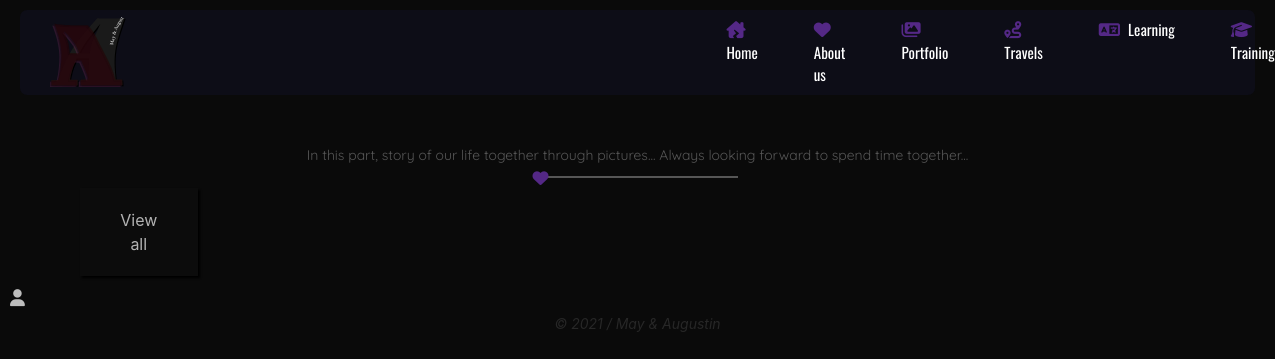
The page /portfolio.php?category=Meals on the database as committed earlier.
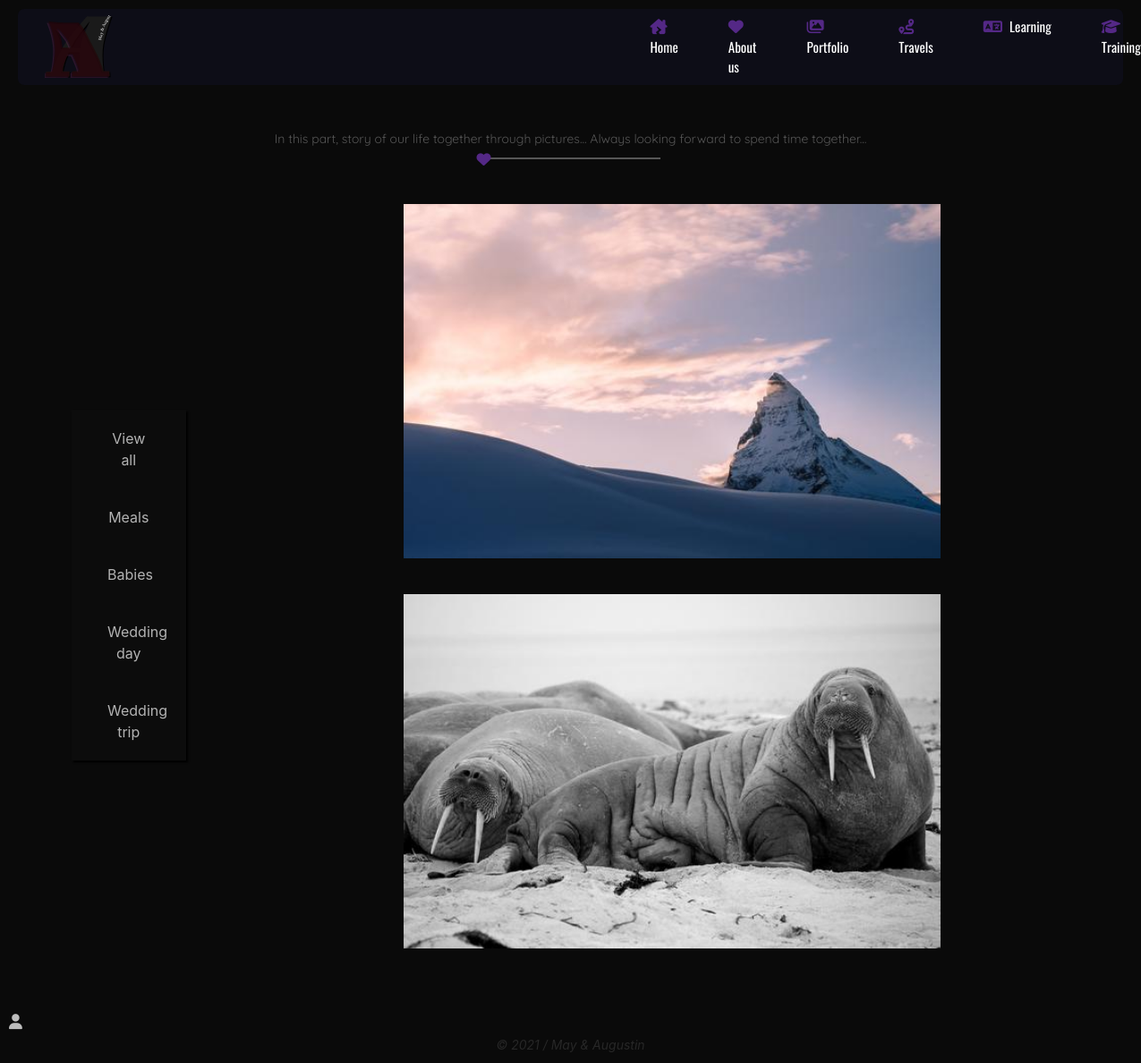
The same page on the database as committed later.
### tables this page shows
CREATE TABLE IF NOT EXISTS `categories_portfolio` (
  `id` int NOT NULL AUTO_INCREMENT,
  `category` varchar(255) DEFAULT NULL,
  PRIMARY KEY (`id`)
);

CREATE TABLE IF NOT EXISTS `portfolio` (
  `id` int NOT NULL AUTO_INCREMENT,
  `addDate` varchar(50) DEFAULT NULL,
  `picture` varchar(255) NOT NULL,
  `title` varchar(255) NOT NULL,
  `description` longtext NOT NULL,
  `category_id` int DEFAULT NULL,
  PRIMARY KEY (`id`),
  KEY `category_id` (`category_id`)
);

### assets/functions/queries.php (called while the page is built, shortened)
<?php
$categoryPortfolio = '';
if (isset($_GET['category'])) {
    $val = $_GET['category'];
    $categoryPortfolio = 'WHERE category = "'.$val.'"';
}
else {
    $categoryPortfolio = '';
}
$query = 'SELECT * FROM portfolio INNER JOIN categories_portfolio ON portfolio.category_id = categories_portfolio.id'.' '.$categoryPortfolio.'';
$portfolio = $bdd->query($query);
$categories_portfolio = $bdd->query('SELECT * FROM categories_portfolio');

### assets/functions/functions.php (called while the page is built, shortened)
<?php
require('env.php');
try {
    $bdd = new PDO('mysql:host=localhost;dbname=tagalog;charset=utf8', $user, $mdp);
}
catch (Exception $e) {
    die('Erreur : ' . $e->getMessage());
}
require('queries.php');

### portfolio.php (the view, shortened to what this page needs)
<?php
    require('assets/functions/functions.php');
    include('assets/header.php');
?>
<section class="title-portfolio">
    <p>In this part, story of our life together through pictures... Always looking forward to spend time together...</p>
    <div class="underline-title-portfolio"><i class="fas fa-heart"></i></div>
</section>
<section class="main-content-portfolio">
    <div class="main-menu-portfolio">
    <ul>
        <li><a href="#">View all</a></li>
        <?php while ($data = $categories_portfolio->fetch()) { ?>
            <li><a href="?category=<?php echo $data['category']; ?>"><?php echo $data['category']; ?></a></li>
        <?php } ?>
    </ul>
    </div>
    <div class="main-container-portfolio">
        <?php while ($data = $portfolio->fetch()) { ?>
        <section class="section-portfolio">
            <article>
                <img class="picture-portfolio" src="assets/pictures/portfolio/<?php echo $data['picture']; ?>" alt="<?php echo $data['title']; ?>">
            </article>
        </section>
        <?php } ?>
    </div>
</section>
<?php include('assets/footer.php'); ?>

Rows that differ between the two databases and show on the page:
added categories_portfolio: category "Meals"
added categories_portfolio: category "Babies"
added categories_portfolio: category "Wedding day"
added categories_portfolio: category "Wedding trip"
now on this page (row edited): portfolio: picture (picture)
now on this page (row edited): portfolio: picture (picture)
